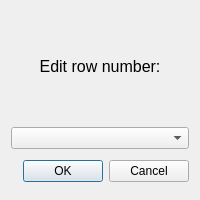
<?xml version="1.0" encoding="UTF-8"?>
<ui version="4.0">
 <class>EditDialog</class>
 <widget class="QDialog" name="EditDialog">
  <property name="geometry">
   <rect>
    <x>0</x>
    <y>0</y>
    <width>200</width>
    <height>200</height>
   </rect>
  </property>
  <property name="maximumSize">
   <size>
    <width>200</width>
    <height>200</height>
   </size>
  </property>
  <property name="windowTitle">
   <string>Dialog</string>
  </property>
  <layout class="QVBoxLayout" name="verticalLayout">
   <item>
    <widget class="QLabel" name="edit_label">
     <property name="maximumSize">
      <size>
       <width>200</width>
       <height>100</height>
      </size>
     </property>
     <property name="font">
      <font>
       <pointsize>12</pointsize>
      </font>
     </property>
     <property name="text">
      <string>Edit row number:</string>
     </property>
     <property name="alignment">
      <set>Qt::AlignCenter</set>
     </property>
    </widget>
   </item>
   <item>
    <widget class="QComboBox" name="edit_combo"/>
   </item>
   <item>
    <widget class="QDialogButtonBox" name="buttonBox">
     <property name="orientation">
      <enum>Qt::Horizontal</enum>
     </property>
     <property name="standardButtons">
      <set>QDialogButtonBox::Cancel|QDialogButtonBox::Ok</set>
     </property>
    </widget>
   </item>
  </layout>
 </widget>
 <resources/>
 <connections>
  <connection>
   <sender>buttonBox</sender>
   <signal>accepted()</signal>
   <receiver>EditDialog</receiver>
   <slot>accept()</slot>
   <hints>
    <hint type="sourcelabel">
     <x>248</x>
     <y>254</y>
    </hint>
    <hint type="destinationlabel">
     <x>157</x>
     <y>274</y>
    </hint>
   </hints>
  </connection>
  <connection>
   <sender>buttonBox</sender>
   <signal>rejected()</signal>
   <receiver>EditDialog</receiver>
   <slot>reject()</slot>
   <hints>
    <hint type="sourcelabel">
     <x>316</x>
     <y>260</y>
    </hint>
    <hint type="destinationlabel">
     <x>286</x>
     <y>274</y>
    </hint>
   </hints>
  </connection>
 </connections>
</ui>
